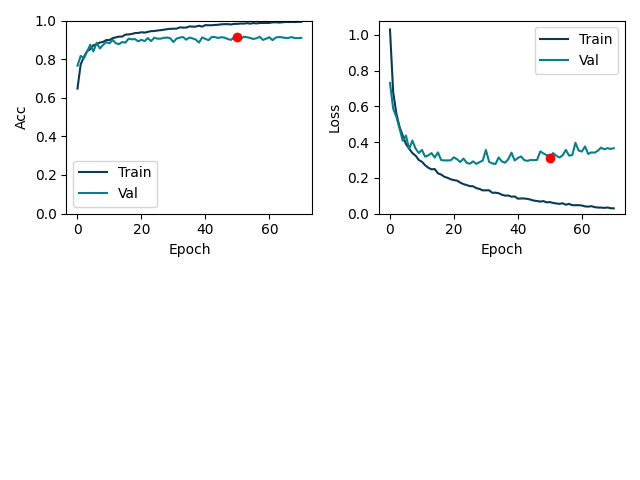
#> input picture Lista03/Report/png/CNN_Simple_history.png, 640 x 480 px, found by its file name
$ python crop_image.py
#> lines starting #> are read from the running program, lines starting #| are printed output that depends on the picture
from PIL import Image

def crop(image_path, new_path):
    img = Image.open(image_path)
#> img is the input picture: PIL image 640x480 RGBA; mean R, G, B, A 249.4, 250.1, 250.2, 255
    width, height = img.size
#> width = 640; height = 480
    left, right = 0, width
#> left = 0; right = 640
    upper, lower = 0, height-210
#> upper = 0; lower = 270
    cropped_img = img.crop((left, upper, right, lower))
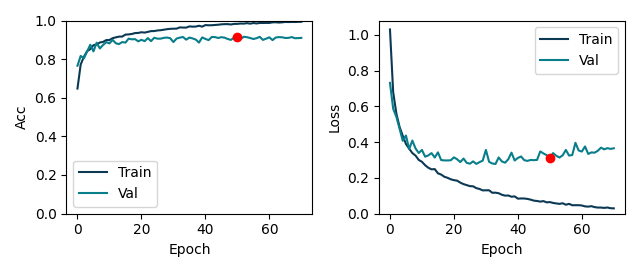
#> cropped_img: PIL image 640x270 RGBA; mean R, G, B, A 245.1, 246.2, 246.5, 255
    cropped_img.save(new_path)


path = ".\Lista03\Report\png\CNN_Simple_history.png"
new_path = ".\Lista03\Report\png\CNN_Simple_history_cropped.png"
crop(path, new_path)

path = ".\Lista03\Report\png\MLP_history.png"
new_path = ".\Lista03\Report\png\MLP_history_cropped.png"
crop(path, new_path)
#> call 2 of crop, with image_path = '.\\Lista03\\Report\\png\\MLP_history.png'
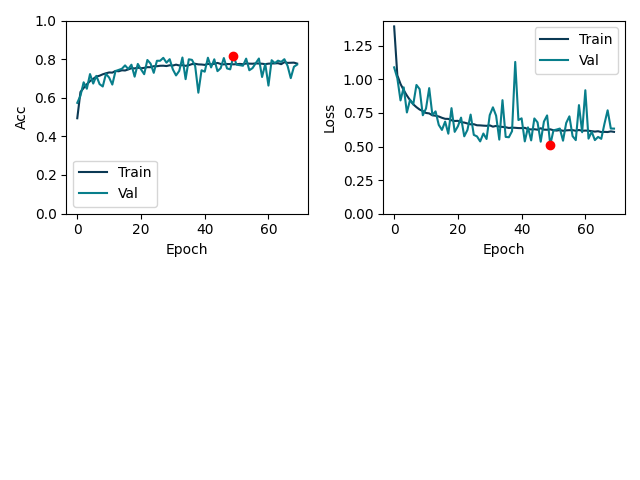
#> input picture Lista03/Report/png/MLP_history.png, 640 x 480 px, found by its file name
#> in crop, img is the input picture: PIL image 640x480 RGBA; mean R, G, B, A 248, 249.3, 249.6, 255
#> in crop (call 2), `cropped_img = img.crop((left, upper, right, lower))`:
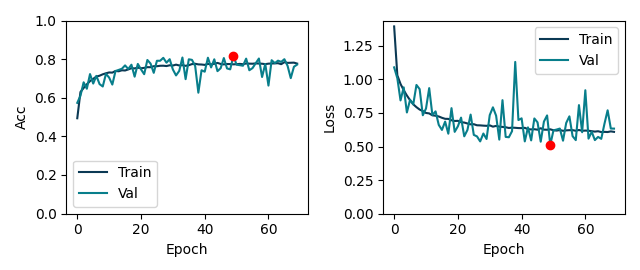
#> cropped_img: PIL image 640x270 RGBA; mean R, G, B, A 242.5, 244.9, 245.3, 255

path = ".\Lista03\Report\png\ResNet_history.png"
new_path = ".\Lista03\Report\png\ResNet_history_cropped.png"
crop(path, new_path)
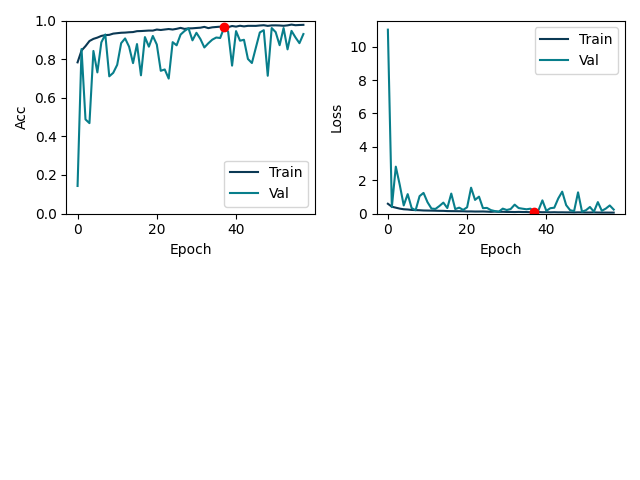
#> input picture Lista03/Report/png/ResNet_history.png, 640 x 480 px, found by its file name
#> in crop, img is the input picture: PIL image 640x480 RGBA; mean R, G, B, A 248.2, 249.6, 249.9, 255
#> in crop (call 3), `cropped_img = img.crop((left, upper, right, lower))`:
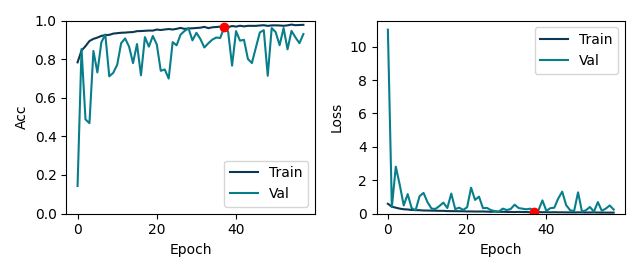
#> cropped_img: PIL image 640x270 RGBA; mean R, G, B, A 242.9, 245.4, 245.8, 255

def upper_crop(image_path, new_path):
#> (the run stopped early here; a loop or call above may not have finished)
